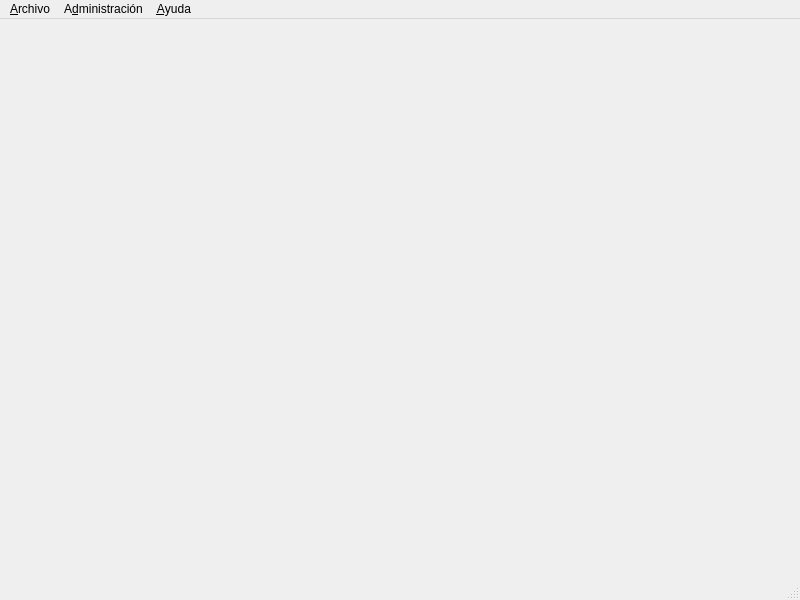
<?xml version="1.0" encoding="UTF-8"?>
<ui version="4.0">
 <class>frm_main</class>
 <widget class="QMainWindow" name="frm_main">
  <property name="geometry">
   <rect>
    <x>0</x>
    <y>0</y>
    <width>800</width>
    <height>600</height>
   </rect>
  </property>
  <property name="mouseTracking">
   <bool>false</bool>
  </property>
  <property name="windowTitle">
   <string>Plataforma Empresa</string>
  </property>
  <widget class="QWidget" name="centralwidget"/>
  <widget class="QMenuBar" name="menubar">
   <property name="geometry">
    <rect>
     <x>0</x>
     <y>0</y>
     <width>800</width>
     <height>22</height>
    </rect>
   </property>
   <widget class="QMenu" name="menu_archive">
    <property name="title">
     <string>&amp;Archivo</string>
    </property>
    <addaction name="action_change_company"/>
    <addaction name="action_close_session"/>
    <addaction name="action_exit"/>
   </widget>
   <widget class="QMenu" name="menu_administration">
    <property name="title">
     <string>A&amp;dministración</string>
    </property>
    <addaction name="action_employees"/>
    <addaction name="action_vehicles"/>
   </widget>
   <widget class="QMenu" name="menu_help">
    <property name="title">
     <string>&amp;Ayuda</string>
    </property>
    <addaction name="action_about"/>
   </widget>
   <addaction name="menu_archive"/>
   <addaction name="menu_administration"/>
   <addaction name="menu_help"/>
  </widget>
  <widget class="QStatusBar" name="statusbar">
   <property name="mouseTracking">
    <bool>false</bool>
   </property>
  </widget>
  <action name="action_exit">
   <property name="text">
    <string>&amp;Salir</string>
   </property>
  </action>
  <action name="act_companies">
   <property name="text">
    <string>Empresas</string>
   </property>
  </action>
  <action name="act_users">
   <property name="text">
    <string>Usuarios</string>
   </property>
  </action>
  <action name="act_roles">
   <property name="text">
    <string>Roles</string>
   </property>
  </action>
  <action name="action_employees">
   <property name="text">
    <string>&amp;Empleados</string>
   </property>
  </action>
  <action name="action_suppliers">
   <property name="text">
    <string>&amp;Proveedores</string>
   </property>
  </action>
  <action name="action_vehicles">
   <property name="text">
    <string>&amp;Vehículos</string>
   </property>
  </action>
  <action name="action_about">
   <property name="text">
    <string>A&amp;cerca de Nexus Admin</string>
   </property>
  </action>
  <action name="action_close_session">
   <property name="text">
    <string>&amp;Cerrar sesión</string>
   </property>
  </action>
  <action name="action_change_company">
   <property name="text">
    <string>&amp;Cambiar de empresa</string>
   </property>
  </action>
 </widget>
 <resources/>
 <connections/>
</ui>
